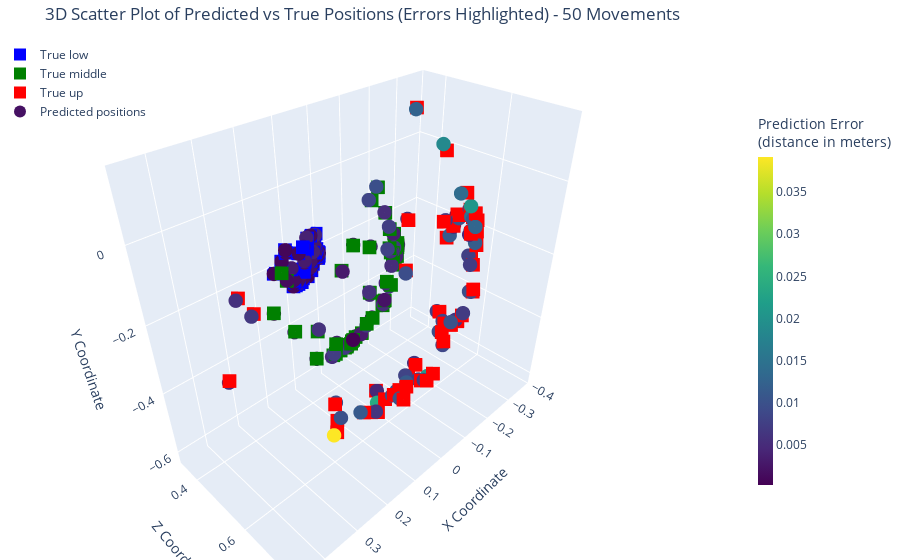

Notebook code for this chart:
### Code cell
import numpy as np
import plotly.graph_objects as go

# Assuming you already have these variables defined:
# Y_test_original, Y_pred_test_original

sections = {"low": 0, "middle": 3, "up": 6}
num_movements = 50  # Limit to 10 movements (positions)

fig = go.Figure()

# Colors for ground truth points
gt_colors = {"low": "blue", "middle": "green", "up": "red"}

all_pred_x, all_pred_y, all_pred_z, all_errors = [], [], [], []

for section_name, start_idx in sections.items():

    # True positions
    true_xyz = Y_test_original[:num_movements, start_idx:start_idx + 3]
    pred_xyz = Y_pred_test_original[:num_movements, start_idx:start_idx + 3]

    # Calculate distance errors
    errors = np.linalg.norm(true_xyz - pred_xyz, axis=1)

    all_pred_x.extend(pred_xyz[:, 0])
    all_pred_y.extend(pred_xyz[:, 1])
    all_pred_z.extend(pred_xyz[:, 2])
    all_errors.extend(errors)

    # Plot true positions
    fig.add_trace(go.Scatter3d(
        x=true_xyz[:, 0], y=true_xyz[:, 1], z=true_xyz[:, 2],
        mode='markers',
        marker=dict(size=5, color=gt_colors[section_name], symbol='square'),
        name=f'True {section_name}'
    ))

    # Add dashed lines between predicted and true points
    for j in range(num_movements):
        fig.add_trace(go.Scatter3d(
            x=[pred_xyz[j, 0], true_xyz[j, 0]],
            y=[pred_xyz[j, 1], true_xyz[j, 1]],
            z=[pred_xyz[j, 2], true_xyz[j, 2]],
            mode='lines',
            line=dict(width=1, color='gray', dash='dot'),
            showlegend=False
        ))

# Predicted points with color indicating error
fig.add_trace(go.Scatter3d(
    x=all_pred_x,
    y=all_pred_y,
    z=all_pred_z,
    mode='markers',
    marker=dict(
        size=5,
        color=all_errors,
        colorscale='Viridis',
        colorbar=dict(
            title='Prediction Error<br>(distance in meters)',
            len=0.75,
            thickness=15
        ),
        showscale=True
    ),
    name='Predicted positions'
))

# Update the layout
fig.update_layout(
    title='3D Scatter Plot of Predicted vs True Positions (Errors Highlighted) - 50 Movements',
    scene=dict(
        xaxis_title='X Coordinate',
        yaxis_title='Z Coordinate',
        zaxis_title='Y Coordinate'
    ),
    margin=dict(l=0, r=0, b=0, t=40),
    legend=dict(
        x=0,
        y=1,
        xanchor='left',
        yanchor='top',
        bgcolor="rgba(255,255,255,0.8)",
        itemsizing='constant'
    )
)

fig.show()

### Figure 1 — Plotly figure (JSON) as saved in the notebook; plotly's stock layout.template omitted (floating-point values rounded to 4 significant figures; data arrays with more than 128 entries replaced by an {"elided": "..."} marker saying what was removed)
{"data": [{"marker": {"color": "blue", "size": 5, "symbol": "square"}, "mode": "markers", "name": "True low", "type": "scatter3d", "x": [0.06227, 0.07327, 0.08124, 0.07552, 0.05298, 0.002648, 0.02649, 0.0008042, 0.03766, 0.01145, 0.06491, 0.06356, 0.1294, 0.01925, 0.006076, 0.06277, 0.04201, 0.08907, 0.02756, 0.02965, 0.09291, 0.01126, 9.074e-06, 0.06163, 0.02986, 0.0006393, 0.06677, 0.1024, 0.01112, 0.0002381, 0.07818, 0.002346, 0.02496, 0.09292, 0.01947, 0.03903, 0.1149, 0.04294, 0.07663, 0.115, 0.08169, 0.07759, 0.06986, 0.04165, 0.001795, 0.01855, 0.146, 0.04191, 0.09418, 0.03368], "y": [0.356, 0.3379, 0.346, 0.3437, 0.3566, 0.3395, 0.3506, 0.3379, 0.3408, 0.3428, 0.356, 0.3577, 0.35, 0.3441, 0.3367, 0.3445, 0.3392, 0.337, 0.349, 0.3511, 0.3481, 0.3429, 0.3375, 0.3374, 0.3479, 0.3377, 0.3553, 0.3521, 0.3426, 0.3388, 0.3529, 0.3375, 0.3376, 0.3467, 0.348, 0.3477, 0.3511, 0.3485, 0.3402, 0.3494, 0.3374, 0.3467, 0.3437, 0.3542, 0.337, 0.3445, 0.3372, 0.3514, 0.3464, 0.345], "z": [-0.2058, -0.2767, -0.2608, -0.2633, -0.1723, -0.2172, -0.1973, -0.2236, -0.155, -0.217, -0.1627, -0.2027, -0.1789, -0.1916, -0.1555, -0.2613, -0.2665, -0.2771, -0.2109, -0.1951, -0.2585, -0.1956, -0.2227, -0.2767, -0.2303, -0.2132, -0.2345, -0.2126, -0.2172, -0.2145, -0.1761, -0.229, -0.1537, -0.2533, -0.2002, -0.2459, -0.1599, -0.2396, -0.2734, -0.1529, -0.2772, -0.2558, -0.2663, -0.213, -0.211, -0.1839, -0.2122, -0.2342, -0.2519, -0.2493]}, {"line": {"color": "gray", "dash": "dot", "width": 1}, "mode": "lines", "showlegend": false, "type": "scatter3d", "x": [0.06353, 0.06227], "y": [0.3566, 0.356], "z": [-0.2072, -0.2058]}, {"line": {"color": "gray", "dash": "dot", "width": 1}, "mode": "lines", "showlegend": false, "type": "scatter3d", "x": [0.07225, 0.07327], "y": [0.3378, 0.3379], "z": [-0.277, -0.2767]}, {"line": {"color": "gray", "dash": "dot", "width": 1}, "mode": "lines", "showlegend": false, "type": "scatter3d", "x": [0.08309, 0.08124], "y": [0.3471, 0.346], "z": [-0.26, -0.2608]}, {"line": {"color": "gray", "dash": "dot", "width": 1}, "mode": "lines", "showlegend": false, "type": "scatter3d", "x": [0.07656, 0.07552], "y": [0.3438, 0.3437], "z": [-0.2648, -0.2633]}, {"line": {"color": "gray", "dash": "dot", "width": 1}, "mode": "lines", "showlegend": false, "type": "scatter3d", "x": [0.05104, 0.05298], "y": [0.3556, 0.3566], "z": [-0.1732, -0.1723]}, {"line": {"color": "gray", "dash": "dot", "width": 1}, "mode": "lines", "showlegend": false, "type": "scatter3d", "x": [0.00387, 0.002648], "y": [0.3413, 0.3395], "z": [-0.2157, -0.2172]}, {"line": {"color": "gray", "dash": "dot", "width": 1}, "mode": "lines", "showlegend": false, "type": "scatter3d", "x": [0.02747, 0.02649], "y": [0.3516, 0.3506], "z": [-0.1952, -0.1973]}, {"line": {"color": "gray", "dash": "dot", "width": 1}, "mode": "lines", "showlegend": false, "type": "scatter3d", "x": [0.002505, 0.0008042], "y": [0.3393, 0.3379], "z": [-0.2225, -0.2236]}, {"line": {"color": "gray", "dash": "dot", "width": 1}, "mode": "lines", "showlegend": false, "type": "scatter3d", "x": [0.04007, 0.03766], "y": [0.3411, 0.3408], "z": [-0.1519, -0.155]}, {"line": {"color": "gray", "dash": "dot", "width": 1}, "mode": "lines", "showlegend": false, "type": "scatter3d", "x": [0.01238, 0.01145], "y": [0.3435, 0.3428], "z": [-0.216, -0.217]}, {"line": {"color": "gray", "dash": "dot", "width": 1}, "mode": "lines", "showlegend": false, "type": "scatter3d", "x": [0.06319, 0.06491], "y": [0.3552, 0.356], "z": [-0.1629, -0.1627]}, {"line": {"color": "gray", "dash": "dot", "width": 1}, "mode": "lines", "showlegend": false, "type": "scatter3d", "x": [0.06545, 0.06356], "y": [0.3593, 0.3577], "z": [-0.2008, -0.2027]}, {"line": {"color": "gray", "dash": "dot", "width": 1}, "mode": "lines", "showlegend": false, "type": "scatter3d", "x": [0.1292, 0.1294], "y": [0.3507, 0.35], "z": [-0.1789, -0.1789]}, {"line": {"color": "gray", "dash": "dot", "width": 1}, "mode": "lines", "showlegend": false, "type": "scatter3d", "x": [0.02264, 0.01925], "y": [0.3452, 0.3441], "z": [-0.191, -0.1916]}, {"line": {"color": "gray", "dash": "dot", "width": 1}, "mode": "lines", "showlegend": false, "type": "scatter3d", "x": [0.009635, 0.006076], "y": [0.3377, 0.3367], "z": [-0.1578, -0.1555]}, {"line": {"color": "gray", "dash": "dot", "width": 1}, "mode": "lines", "showlegend": false, "type": "scatter3d", "x": [0.06308, 0.06277], "y": [0.3448, 0.3445], "z": [-0.2601, -0.2613]}, {"line": {"color": "gray", "dash": "dot", "width": 1}, "mode": "lines", "showlegend": false, "type": "scatter3d", "x": [0.04238, 0.04201], "y": [0.3391, 0.3392], "z": [-0.2665, -0.2665]}, {"line": {"color": "gray", "dash": "dot", "width": 1}, "mode": "lines", "showlegend": false, "type": "scatter3d", "x": [0.08906, 0.08907], "y": [0.3375, 0.337], "z": [-0.2765, -0.2771]}, {"line": {"color": "gray", "dash": "dot", "width": 1}, "mode": "lines", "showlegend": false, "type": "scatter3d", "x": [0.0282, 0.02756], "y": [0.3496, 0.349], "z": [-0.2109, -0.2109]}, {"line": {"color": "gray", "dash": "dot", "width": 1}, "mode": "lines", "showlegend": false, "type": "scatter3d", "x": [0.03107, 0.02965], "y": [0.3526, 0.3511], "z": [-0.1919, -0.1951]}, {"line": {"color": "gray", "dash": "dot", "width": 1}, "mode": "lines", "showlegend": false, "type": "scatter3d", "x": [0.09364, 0.09291], "y": [0.3473, 0.3481], "z": [-0.2584, -0.2585]}, {"line": {"color": "gray", "dash": "dot", "width": 1}, "mode": "lines", "showlegend": false, "type": "scatter3d", "x": [0.01295, 0.01126], "y": [0.3437, 0.3429], "z": [-0.1945, -0.1956]}, {"line": {"color": "gray", "dash": "dot", "width": 1}, "mode": "lines", "showlegend": false, "type": "scatter3d", "x": [0.002216, 9.074e-06], "y": [0.3393, 0.3375], "z": [-0.2213, -0.2227]}, {"line": {"color": "gray", "dash": "dot", "width": 1}, "mode": "lines", "showlegend": false, "type": "scatter3d", "x": [0.06144, 0.06163], "y": [0.3379, 0.3374], "z": [-0.2762, -0.2767]}, {"line": {"color": "gray", "dash": "dot", "width": 1}, "mode": "lines", "showlegend": false, "type": "scatter3d", "x": [0.03085, 0.02986], "y": [0.3475, 0.3479], "z": [-0.23, -0.2303]}, {"line": {"color": "gray", "dash": "dot", "width": 1}, "mode": "lines", "showlegend": false, "type": "scatter3d", "x": [0.0007393, 0.0006393], "y": [0.3381, 0.3377], "z": [-0.213, -0.2132]}, {"line": {"color": "gray", "dash": "dot", "width": 1}, "mode": "lines", "showlegend": false, "type": "scatter3d", "x": [0.06652, 0.06677], "y": [0.3548, 0.3553], "z": [-0.2368, -0.2345]}, {"line": {"color": "gray", "dash": "dot", "width": 1}, "mode": "lines", "showlegend": false, "type": "scatter3d", "x": [0.102, 0.1024], "y": [0.3519, 0.3521], "z": [-0.2097, -0.2126]}, {"line": {"color": "gray", "dash": "dot", "width": 1}, "mode": "lines", "showlegend": false, "type": "scatter3d", "x": [0.0116, 0.01112], "y": [0.3434, 0.3426], "z": [-0.2173, -0.2172]}, {"line": {"color": "gray", "dash": "dot", "width": 1}, "mode": "lines", "showlegend": false, "type": "scatter3d", "x": [0.001161, 0.0002381], "y": [0.3399, 0.3388], "z": [-0.2142, -0.2145]}, {"line": {"color": "gray", "dash": "dot", "width": 1}, "mode": "lines", "showlegend": false, "type": "scatter3d", "x": [0.07798, 0.07818], "y": [0.3537, 0.3529], "z": [-0.1767, -0.1761]}, {"line": {"color": "gray", "dash": "dot", "width": 1}, "mode": "lines", "showlegend": false, "type": "scatter3d", "x": [0.004741, 0.002346], "y": [0.3389, 0.3375], "z": [-0.2281, -0.229]}, {"line": {"color": "gray", "dash": "dot", "width": 1}, "mode": "lines", "showlegend": false, "type": "scatter3d", "x": [0.02527, 0.02496], "y": [0.3388, 0.3376], "z": [-0.153, -0.1537]}, {"line": {"color": "gray", "dash": "dot", "width": 1}, "mode": "lines", "showlegend": false, "type": "scatter3d", "x": [0.09224, 0.09292], "y": [0.3471, 0.3467], "z": [-0.2523, -0.2533]}, {"line": {"color": "gray", "dash": "dot", "width": 1}, "mode": "lines", "showlegend": false, "type": "scatter3d", "x": [0.02116, 0.01947], "y": [0.3492, 0.348], "z": [-0.1983, -0.2002]}, {"line": {"color": "gray", "dash": "dot", "width": 1}, "mode": "lines", "showlegend": false, "type": "scatter3d", "x": [0.03913, 0.03903], "y": [0.3485, 0.3477], "z": [-0.2453, -0.2459]}, {"line": {"color": "gray", "dash": "dot", "width": 1}, "mode": "lines", "showlegend": false, "type": "scatter3d", "x": [0.1148, 0.1149], "y": [0.3517, 0.3511], "z": [-0.1591, -0.1599]}, {"line": {"color": "gray", "dash": "dot", "width": 1}, "mode": "lines", "showlegend": false, "type": "scatter3d", "x": [0.04335, 0.04294], "y": [0.349, 0.3485], "z": [-0.2395, -0.2396]}, {"line": {"color": "gray", "dash": "dot", "width": 1}, "mode": "lines", "showlegend": false, "type": "scatter3d", "x": [0.07813, 0.07663], "y": [0.342, 0.3402], "z": [-0.2714, -0.2734]}, {"line": {"color": "gray", "dash": "dot", "width": 1}, "mode": "lines", "showlegend": false, "type": "scatter3d", "x": [0.1149, 0.115], "y": [0.3502, 0.3494], "z": [-0.1529, -0.1529]}, {"line": {"color": "gray", "dash": "dot", "width": 1}, "mode": "lines", "showlegend": false, "type": "scatter3d", "x": [0.08035, 0.08169], "y": [0.337, 0.3374], "z": [-0.2782, -0.2772]}, {"line": {"color": "gray", "dash": "dot", "width": 1}, "mode": "lines", "showlegend": false, "type": "scatter3d", "x": [0.07796, 0.07759], "y": [0.3472, 0.3467], "z": [-0.254, -0.2558]}, {"line": {"color": "gray", "dash": "dot", "width": 1}, "mode": "lines", "showlegend": false, "type": "scatter3d", "x": [0.06923, 0.06986], "y": [0.3436, 0.3437], "z": [-0.2657, -0.2663]}, {"line": {"color": "gray", "dash": "dot", "width": 1}, "mode": "lines", "showlegend": false, "type": "scatter3d", "x": [0.04358, 0.04165], "y": [0.3555, 0.3542], "z": [-0.2127, -0.213]}, {"line": {"color": "gray", "dash": "dot", "width": 1}, "mode": "lines", "showlegend": false, "type": "scatter3d", "x": [0.001243, 0.001795], "y": [0.3372, 0.337], "z": [-0.21, -0.211]}, {"line": {"color": "gray", "dash": "dot", "width": 1}, "mode": "lines", "showlegend": false, "type": "scatter3d", "x": [0.01985, 0.01855], "y": [0.3456, 0.3445], "z": [-0.1817, -0.1839]}, {"line": {"color": "gray", "dash": "dot", "width": 1}, "mode": "lines", "showlegend": false, "type": "scatter3d", "x": [0.146, 0.146], "y": [0.3375, 0.3372], "z": [-0.2125, -0.2122]}, {"line": {"color": "gray", "dash": "dot", "width": 1}, "mode": "lines", "showlegend": false, "type": "scatter3d", "x": [0.04315, 0.04191], "y": [0.3526, 0.3514], "z": [-0.233, -0.2342]}, {"line": {"color": "gray", "dash": "dot", "width": 1}, "mode": "lines", "showlegend": false, "type": "scatter3d", "x": [0.09434, 0.09418], "y": [0.3471, 0.3464], "z": [-0.2506, -0.2519]}, {"line": {"color": "gray", "dash": "dot", "width": 1}, "mode": "lines", "showlegend": false, "type": "scatter3d", "x": [0.03454, 0.03368], "y": [0.3457, 0.345], "z": [-0.2489, -0.2493]}, {"marker": {"color": "green", "size": 5, "symbol": "square"}, "mode": "markers", "name": "True middle", "type": "scatter3d", "x": [0.04017, 0.02421, 0.05772, 0.06109, 0.02609, -0.1518, -0.07544, -0.162, -0.04942, -0.1299, 0.07306, 0.0421, 0.2717, -0.061, -0.1016, 0.002408, -0.06163, 0.07312, -0.07817, -0.06247, 0.0907, -0.1136, -0.1637, -0.008028, -0.08133, -0.1542, 0.03046, 0.1839, -0.1303, -0.1596, 0.1154, -0.1635, -0.07641, 0.128, -0.09867, -0.06667, 0.2368, -0.04761, 0.03928, 0.2412, 0.05003, 0.0441, 0.06513, -0.03558, -0.1567, -0.08409, 0.2345, -0.0497, 0.158, -0.08625], "y": [0.5643, 0.4651, 0.4996, 0.5193, 0.5489, 0.4746, 0.5287, 0.4632, 0.4807, 0.4935, 0.5446, 0.5661, 0.502, 0.5305, 0.4505, 0.4984, 0.4742, 0.4634, 0.5272, 0.5334, 0.4935, 0.4965, 0.4617, 0.4636, 0.5198, 0.4719, 0.5443, 0.5399, 0.4934, 0.4679, 0.5508, 0.4564, 0.4995, 0.5382, 0.5138, 0.5056, 0.5112, 0.5228, 0.4724, 0.5015, 0.4665, 0.5042, 0.5312, 0.5476, 0.4697, 0.5084, 0.5229, 0.5284, 0.4987, 0.4904], "z": [-0.2098, -0.4335, -0.4002, -0.3771, -0.09922, -0.2038, -0.1655, -0.2295, -0.03215, -0.2129, -0.0767, -0.2074, -0.1812, -0.1452, -0.02622, -0.3879, -0.3852, -0.4419, -0.2014, -0.1569, -0.4084, -0.14, -0.2271, -0.4264, -0.2663, -0.1928, -0.3174, -0.2589, -0.2124, -0.2035, -0.1205, -0.2519, -0.06728, -0.3292, -0.1658, -0.3303, -0.1092, -0.3101, -0.4303, -0.09248, -0.4374, -0.3873, -0.3559, -0.222, -0.202, -0.1108, -0.2404, -0.2946, -0.3805, -0.3347]}, {"line": {"color": "gray", "dash": "dot", "width": 1}, "mode": "lines", "showlegend": false, "type": "scatter3d", "x": [0.04132, 0.04017], "y": [0.5649, 0.5643], "z": [-0.2144, -0.2098]}, {"line": {"color": "gray", "dash": "dot", "width": 1}, "mode": "lines", "showlegend": false, "type": "scatter3d", "x": [0.02177, 0.02421], "y": [0.4642, 0.4651], "z": [-0.4323, -0.4335]}, {"line": {"color": "gray", "dash": "dot", "width": 1}, "mode": "lines", "showlegend": false, "type": "scatter3d", "x": [0.06433, 0.05772], "y": [0.4976, 0.4996], "z": [-0.401, -0.4002]}, {"line": {"color": "gray", "dash": "dot", "width": 1}, "mode": "lines", "showlegend": false, "type": "scatter3d", "x": [0.06367, 0.06109], "y": [0.5164, 0.5193], "z": [-0.38, -0.3771]}, {"line": {"color": "gray", "dash": "dot", "width": 1}, "mode": "lines", "showlegend": false, "type": "scatter3d", "x": [0.02233, 0.02609], "y": [0.5484, 0.5489], "z": [-0.09892, -0.09922]}, {"line": {"color": "gray", "dash": "dot", "width": 1}, "mode": "lines", "showlegend": false, "type": "scatter3d", "x": [-0.1503, -0.1518], "y": [0.4765, 0.4746], "z": [-0.2046, -0.2038]}, {"line": {"color": "gray", "dash": "dot", "width": 1}, "mode": "lines", "showlegend": false, "type": "scatter3d", "x": [-0.07334, -0.07544], "y": [0.5293, 0.5287], "z": [-0.1608, -0.1655]}, {"line": {"color": "gray", "dash": "dot", "width": 1}, "mode": "lines", "showlegend": false, "type": "scatter3d", "x": [-0.1586, -0.162], "y": [0.4658, 0.4632], "z": [-0.226, -0.2295]}, {"line": {"color": "gray", "dash": "dot", "width": 1}, "mode": "lines", "showlegend": false, "type": "scatter3d", "x": [-0.04187, -0.04942], "y": [0.4788, 0.4807], "z": [-0.02929, -0.03215]}, {"line": {"color": "gray", "dash": "dot", "width": 1}, "mode": "lines", "showlegend": false, "type": "scatter3d", "x": [-0.1275, -0.1299], "y": [0.493, 0.4935], "z": [-0.2103, -0.2129]}, {"line": {"color": "gray", "dash": "dot", "width": 1}, "mode": "lines", "showlegend": false, "type": "scatter3d", "x": [0.07124, 0.07306], "y": [0.5427, 0.5446], "z": [-0.07661, -0.0767]}, {"line": {"color": "gray", "dash": "dot", "width": 1}, "mode": "lines", "showlegend": false, "type": "scatter3d", "x": [0.04586, 0.0421], "y": [0.5681, 0.5661], "z": [-0.2038, -0.2074]}, {"line": {"color": "gray", "dash": "dot", "width": 1}, "mode": "lines", "showlegend": false, "type": "scatter3d", "x": [0.2717, 0.2717], "y": [0.5019, 0.502], "z": [-0.182, -0.1812]}, {"line": {"color": "gray", "dash": "dot", "width": 1}, "mode": "lines", "showlegend": false, "type": "scatter3d", "x": [-0.05321, -0.061], "y": [0.5312, 0.5305], "z": [-0.1452, -0.1452]}, {"line": {"color": "gray", "dash": "dot", "width": 1}, "mode": "lines", "showlegend": false, "type": "scatter3d", "x": [-0.09359, -0.1016], "y": [0.4526, 0.4505], "z": [-0.02111, -0.02622]}, {"line": {"color": "gray", "dash": "dot", "width": 1}, "mode": "lines", "showlegend": false, "type": "scatter3d", "x": [0.005281, 0.002408], "y": [0.4983, 0.4984], "z": [-0.3894, -0.3879]}, {"line": {"color": "gray", "dash": "dot", "width": 1}, "mode": "lines", "showlegend": false, "type": "scatter3d", "x": [-0.06231, -0.06163], "y": [0.4716, 0.4742], "z": [-0.3857, -0.3852]}, {"line": {"color": "gray", "dash": "dot", "width": 1}, "mode": "lines", "showlegend": false, "type": "scatter3d", "x": [0.07795, 0.07312], "y": [0.4638, 0.4634], "z": [-0.4438, -0.4419]}, {"line": {"color": "gray", "dash": "dot", "width": 1}, "mode": "lines", "showlegend": false, "type": "scatter3d", "x": [-0.07309, -0.07817], "y": [0.5275, 0.5272], "z": [-0.2018, -0.2014]}, {"line": {"color": "gray", "dash": "dot", "width": 1}, "mode": "lines", "showlegend": false, "type": "scatter3d", "x": [-0.06, -0.06247], "y": [0.5347, 0.5334], "z": [-0.1521, -0.1569]}, {"line": {"color": "gray", "dash": "dot", "width": 1}, "mode": "lines", "showlegend": false, "type": "scatter3d", "x": [0.09694, 0.0907], "y": [0.4939, 0.4935], "z": [-0.4045, -0.4084]}, {"line": {"color": "gray", "dash": "dot", "width": 1}, "mode": "lines", "showlegend": false, "type": "scatter3d", "x": [-0.1105, -0.1136], "y": [0.4967, 0.4965], "z": [-0.1386, -0.14]}, {"line": {"color": "gray", "dash": "dot", "width": 1}, "mode": "lines", "showlegend": false, "type": "scatter3d", "x": [-0.159, -0.1637], "y": [0.4655, 0.4617], "z": [-0.2226, -0.2271]}, {"line": {"color": "gray", "dash": "dot", "width": 1}, "mode": "lines", "showlegend": false, "type": "scatter3d", "x": [-0.009859, -0.008028], "y": [0.4628, 0.4636], "z": [-0.4252, -0.4264]}, {"line": {"color": "gray", "dash": "dot", "width": 1}, "mode": "lines", "showlegend": false, "type": "scatter3d", "x": [-0.07733, -0.08133], "y": [0.517, 0.5198], "z": [-0.2703, -0.2663]}, {"line": {"color": "gray", "dash": "dot", "width": 1}, "mode": "lines", "showlegend": false, "type": "scatter3d", "x": [-0.1559, -0.1542], "y": [0.4709, 0.4719], "z": [-0.1928, -0.1928]}, {"line": {"color": "gray", "dash": "dot", "width": 1}, "mode": "lines", "showlegend": false, "type": "scatter3d", "x": [0.02945, 0.03046], "y": [0.5428, 0.5443], "z": [-0.3238, -0.3174]}, {"line": {"color": "gray", "dash": "dot", "width": 1}, "mode": "lines", "showlegend": false, "type": "scatter3d", "x": [0.1813, 0.1839], "y": [0.5411, 0.5399], "z": [-0.2538, -0.2589]}, {"line": {"color": "gray", "dash": "dot", "width": 1}, "mode": "lines", "showlegend": false, "type": "scatter3d", "x": [-0.1266, -0.1303], "y": [0.4937, 0.4934], "z": [-0.2116, -0.2124]}, {"line": {"color": "gray", "dash": "dot", "width": 1}, "mode": "lines", "showlegend": false, "type": "scatter3d", "x": [-0.1558, -0.1596], "y": [0.4694, 0.4679], "z": [-0.1998, -0.2035]}, {"line": {"color": "gray", "dash": "dot", "width": 1}, "mode": "lines", "showlegend": false, "type": "scatter3d", "x": [0.1149, 0.1154], "y": [0.5533, 0.5508], "z": [-0.1222, -0.1205]}, {"line": {"color": "gray", "dash": "dot", "width": 1}, "mode": "lines", "showlegend": false, "type": "scatter3d", "x": [-0.1603, -0.1635], "y": [0.4608, 0.4564], "z": [-0.2466, -0.2519]}, {"line": {"color": "gray", "dash": "dot", "width": 1}, "mode": "lines", "showlegend": false, "type": "scatter3d", "x": [-0.07259, -0.07641], "y": [0.501, 0.4995], "z": [-0.06409, -0.06728]}, {"line": {"color": "gray", "dash": "dot", "width": 1}, "mode": "lines", "showlegend": false, "type": "scatter3d", "x": [0.1253, 0.128], "y": [0.538, 0.5382], "z": [-0.3269, -0.3292]}, {"line": {"color": "gray", "dash": "dot", "width": 1}, "mode": "lines", "showlegend": false, "type": "scatter3d", "x": [-0.09332, -0.09867], "y": [0.5161, 0.5138], "z": [-0.163, -0.1658]}, {"line": {"color": "gray", "dash": "dot", "width": 1}, "mode": "lines", "showlegend": false, "type": "scatter3d", "x": [-0.06787, -0.06667], "y": [0.5055, 0.5056], "z": [-0.3289, -0.3303]}, {"line": {"color": "gray", "dash": "dot", "width": 1}, "mode": "lines", "showlegend": false, "type": "scatter3d", "x": [0.2368, 0.2368], "y": [0.512, 0.5112], "z": [-0.1079, -0.1092]}, {"line": {"color": "gray", "dash": "dot", "width": 1}, "mode": "lines", "showlegend": false, "type": "scatter3d", "x": [-0.04685, -0.04761], "y": [0.5259, 0.5228], "z": [-0.306, -0.3101]}, {"line": {"color": "gray", "dash": "dot", "width": 1}, "mode": "lines", "showlegend": false, "type": "scatter3d", "x": [0.03927, 0.03928], "y": [0.475, 0.4724], "z": [-0.4277, -0.4303]}, {"line": {"color": "gray", "dash": "dot", "width": 1}, "mode": "lines", "showlegend": false, "type": "scatter3d", "x": [0.2402, 0.2412], "y": [0.5015, 0.5015], "z": [-0.09259, -0.09248]}, {"line": {"color": "gray", "dash": "dot", "width": 1}, "mode": "lines", "showlegend": false, "type": "scatter3d", "x": [0.04711, 0.05003], "y": [0.4635, 0.4665], "z": [-0.4403, -0.4374]}, {"line": {"color": "gray", "dash": "dot", "width": 1}, "mode": "lines", "showlegend": false, "type": "scatter3d", "x": [0.04219, 0.0441], "y": [0.5039, 0.5042], "z": [-0.3872, -0.3873]}, {"line": {"color": "gray", "dash": "dot", "width": 1}, "mode": "lines", "showlegend": false, "type": "scatter3d", "x": [0.0651, 0.06513], "y": [0.5311, 0.5312], "z": [-0.3557, -0.3559]}, {"line": {"color": "gray", "dash": "dot", "width": 1}, "mode": "lines", "showlegend": false, "type": "scatter3d", "x": [-0.03283, -0.03558], "y": [0.5466, 0.5476], "z": [-0.2255, -0.222]}, {"line": {"color": "gray", "dash": "dot", "width": 1}, "mode": "lines", "showlegend": false, "type": "scatter3d", "x": [-0.1609, -0.1567], "y": [0.468, 0.4697], "z": [-0.2019, -0.202]}, {"line": {"color": "gray", "dash": "dot", "width": 1}, "mode": "lines", "showlegend": false, "type": "scatter3d", "x": [-0.08193, -0.08409], "y": [0.5078, 0.5084], "z": [-0.1037, -0.1108]}, {"line": {"color": "gray", "dash": "dot", "width": 1}, "mode": "lines", "showlegend": false, "type": "scatter3d", "x": [0.2347, 0.2345], "y": [0.5206, 0.5229], "z": [-0.2432, -0.2404]}, {"line": {"color": "gray", "dash": "dot", "width": 1}, "mode": "lines", "showlegend": false, "type": "scatter3d", "x": [-0.04851, -0.0497], "y": [0.5287, 0.5284], "z": [-0.2927, -0.2946]}, {"line": {"color": "gray", "dash": "dot", "width": 1}, "mode": "lines", "showlegend": false, "type": "scatter3d", "x": [0.1568, 0.158], "y": [0.4965, 0.4987], "z": [-0.3828, -0.3805]}, {"line": {"color": "gray", "dash": "dot", "width": 1}, "mode": "lines", "showlegend": false, "type": "scatter3d", "x": [-0.08477, -0.08625], "y": [0.4886, 0.4904], "z": [-0.3344, -0.3347]}, {"marker": {"color": "red", "size": 5, "symbol": "square"}, "mode": "markers", "name": "True up", "type": "scatter3d", "x": [0.006312, -0.1009, -0.01029, -0.003513, -0.01877, -0.3522, -0.23, -0.3676, -0.2088, -0.2928, 0.08049, -0.007267, 0.4536, -0.1349, -0.2184, -0.0781, -0.2146, 0.02207, -0.2376, -0.2047, 0.05111, -0.2585, -0.3695, -0.1438, -0.2166, -0.3182, -0.04888, 0.2674, -0.3034, -0.3625, 0.1168, -0.3702, -0.1626, 0.1014, -0.2704, -0.2285, 0.3991, -0.1876, -0.04372, 0.4104, -0.05434, -0.02464, 0.01053, -0.1658, -0.3361, -0.2143, 0.2928, -0.1978, 0.1555, -0.262], "y": [0.7626, 0.5756, 0.574, 0.6454, 0.7181, 0.5164, 0.6602, 0.4893, 0.5672, 0.6215, 0.7083, 0.7692, 0.594, 0.7234, 0.4622, 0.6393, 0.5934, 0.5791, 0.6383, 0.675, 0.5552, 0.6391, 0.486, 0.5643, 0.6769, 0.574, 0.6994, 0.6913, 0.6018, 0.5024, 0.7389, 0.4668, 0.668, 0.7415, 0.6167, 0.5889, 0.6237, 0.6721, 0.5074, 0.596, 0.5859, 0.5923, 0.727, 0.7114, 0.5748, 0.6616, 0.7154, 0.6529, 0.561, 0.544], "z": [-0.262, -0.554, -0.5814, -0.529, 0.01322, -0.1692, -0.1156, -0.2186, 0.06972, -0.1952, 0.05056, -0.2194, -0.2002, -0.1398, 0.1426, -0.5146, -0.4524, -0.6041, -0.133, -0.09879, -0.6014, -0.1033, -0.2154, -0.5461, -0.2767, -0.1192, -0.4332, -0.3734, -0.2425, -0.1756, -0.03442, -0.2659, 0.01264, -0.3503, -0.108, -0.4319, -0.05253, -0.3391, -0.6167, -0.02604, -0.5685, -0.5623, -0.4006, -0.2288, -0.1926, -0.05963, -0.2899, -0.3737, -0.5942, -0.4323]}, {"line": {"color": "gray", "dash": "dot", "width": 1}, "mode": "lines", "showlegend": false, "type": "scatter3d", "x": [0.009072, 0.006312], "y": [0.7634, 0.7626], "z": [-0.2701, -0.262]}, {"line": {"color": "gray", "dash": "dot", "width": 1}, "mode": "lines", "showlegend": false, "type": "scatter3d", "x": [-0.09543, -0.1009], "y": [0.5699, 0.5756], "z": [-0.552, -0.554]}, {"line": {"color": "gray", "dash": "dot", "width": 1}, "mode": "lines", "showlegend": false, "type": "scatter3d", "x": [0.007795, -0.01029], "y": [0.5615, 0.574], "z": [-0.5907, -0.5814]}, {"line": {"color": "gray", "dash": "dot", "width": 1}, "mode": "lines", "showlegend": false, "type": "scatter3d", "x": [-0.000586, -0.003513], "y": [0.635, 0.6454], "z": [-0.5299, -0.529]}, {"line": {"color": "gray", "dash": "dot", "width": 1}, "mode": "lines", "showlegend": false, "type": "scatter3d", "x": [-0.02551, -0.01877], "y": [0.7173, 0.7181], "z": [0.01389, 0.01322]}, {"line": {"color": "gray", "dash": "dot", "width": 1}, "mode": "lines", "showlegend": false, "type": "scatter3d", "x": [-0.3536, -0.3522], "y": [0.5151, 0.5164], "z": [-0.1795, -0.1692]}, {"line": {"color": "gray", "dash": "dot", "width": 1}, "mode": "lines", "showlegend": false, "type": "scatter3d", "x": [-0.2253, -0.23], "y": [0.6582, 0.6602], "z": [-0.1021, -0.1156]}, {"line": {"color": "gray", "dash": "dot", "width": 1}, "mode": "lines", "showlegend": false, "type": "scatter3d", "x": [-0.3701, -0.3676], "y": [0.4879, 0.4893], "z": [-0.2224, -0.2186]}, {"line": {"color": "gray", "dash": "dot", "width": 1}, "mode": "lines", "showlegend": false, "type": "scatter3d", "x": [-0.2009, -0.2088], "y": [0.562, 0.5672], "z": [0.08572, 0.06972]}, {"line": {"color": "gray", "dash": "dot", "width": 1}, "mode": "lines", "showlegend": false, "type": "scatter3d", "x": [-0.2862, -0.2928], "y": [0.621, 0.6215], "z": [-0.1857, -0.1952]}, {"line": {"color": "gray", "dash": "dot", "width": 1}, "mode": "lines", "showlegend": false, "type": "scatter3d", "x": [0.07713, 0.08049], "y": [0.7027, 0.7083], "z": [0.04988, 0.05056]}, {"line": {"color": "gray", "dash": "dot", "width": 1}, "mode": "lines", "showlegend": false, "type": "scatter3d", "x": [-0.004305, -0.007267], "y": [0.7697, 0.7692], "z": [-0.2096, -0.2194]}, {"line": {"color": "gray", "dash": "dot", "width": 1}, "mode": "lines", "showlegend": false, "type": "scatter3d", "x": [0.454, 0.4536], "y": [0.5921, 0.594], "z": [-0.2051, -0.2002]}, {"line": {"color": "gray", "dash": "dot", "width": 1}, "mode": "lines", "showlegend": false, "type": "scatter3d", "x": [-0.1288, -0.1349], "y": [0.7196, 0.7234], "z": [-0.1388, -0.1398]}, {"line": {"color": "gray", "dash": "dot", "width": 1}, "mode": "lines", "showlegend": false, "type": "scatter3d", "x": [-0.208, -0.2184], "y": [0.4689, 0.4622], "z": [0.1429, 0.1426]}, {"line": {"color": "gray", "dash": "dot", "width": 1}, "mode": "lines", "showlegend": false, "type": "scatter3d", "x": [-0.07457, -0.0781], "y": [0.6327, 0.6393], "z": [-0.513, -0.5146]}, {"line": {"color": "gray", "dash": "dot", "width": 1}, "mode": "lines", "showlegend": false, "type": "scatter3d", "x": [-0.2132, -0.2146], "y": [0.5842, 0.5934], "z": [-0.4546, -0.4524]}, {"line": {"color": "gray", "dash": "dot", "width": 1}, "mode": "lines", "showlegend": false, "type": "scatter3d", "x": [0.02599, 0.02207], "y": [0.5748, 0.5791], "z": [-0.602, -0.6041]}, {"line": {"color": "gray", "dash": "dot", "width": 1}, "mode": "lines", "showlegend": false, "type": "scatter3d", "x": [-0.2342, -0.2376], "y": [0.636, 0.6383], "z": [-0.1352, -0.133]}, {"line": {"color": "gray", "dash": "dot", "width": 1}, "mode": "lines", "showlegend": false, "type": "scatter3d", "x": [-0.2013, -0.2047], "y": [0.6734, 0.675], "z": [-0.08639, -0.09879]}, {"line": {"color": "gray", "dash": "dot", "width": 1}, "mode": "lines", "showlegend": false, "type": "scatter3d", "x": [0.06054, 0.05111], "y": [0.5509, 0.5552], "z": [-0.5974, -0.6014]}, {"line": {"color": "gray", "dash": "dot", "width": 1}, "mode": "lines", "showlegend": false, "type": "scatter3d", "x": [-0.2524, -0.2585], "y": [0.6299, 0.6391], "z": [-0.1016, -0.1033]}, {"line": {"color": "gray", "dash": "dot", "width": 1}, "mode": "lines", "showlegend": false, "type": "scatter3d", "x": [-0.3713, -0.3695], "y": [0.4876, 0.486], "z": [-0.2175, -0.2154]}, {"line": {"color": "gray", "dash": "dot", "width": 1}, "mode": "lines", "showlegend": false, "type": "scatter3d", "x": [-0.1446, -0.1438], "y": [0.5588, 0.5643], "z": [-0.5433, -0.5461]}, {"line": {"color": "gray", "dash": "dot", "width": 1}, "mode": "lines", "showlegend": false, "type": "scatter3d", "x": [-0.2128, -0.2166], "y": [0.6686, 0.6769], "z": [-0.2784, -0.2767]}, {"line": {"color": "gray", "dash": "dot", "width": 1}, "mode": "lines", "showlegend": false, "type": "scatter3d", "x": [-0.3229, -0.3182], "y": [0.5679, 0.574], "z": [-0.1202, -0.1192]}, {"line": {"color": "gray", "dash": "dot", "width": 1}, "mode": "lines", "showlegend": false, "type": "scatter3d", "x": [-0.04511, -0.04888], "y": [0.6849, 0.6994], "z": [-0.4483, -0.4332]}, {"line": {"color": "gray", "dash": "dot", "width": 1}, "mode": "lines", "showlegend": false, "type": "scatter3d", "x": [0.2596, 0.2674], "y": [0.6946, 0.6913], "z": [-0.3682, -0.3734]}, {"line": {"color": "gray", "dash": "dot", "width": 1}, "mode": "lines", "showlegend": false, "type": "scatter3d", "x": [-0.2984, -0.3034], "y": [0.5967, 0.6018], "z": [-0.2396, -0.2425]}, {"line": {"color": "gray", "dash": "dot", "width": 1}, "mode": "lines", "showlegend": false, "type": "scatter3d", "x": [-0.3621, -0.3625], "y": [0.5003, 0.5024], "z": [-0.1774, -0.1756]}, {"line": {"color": "gray", "dash": "dot", "width": 1}, "mode": "lines", "showlegend": false, "type": "scatter3d", "x": [0.1241, 0.1168], "y": [0.7448, 0.7389], "z": [-0.03532, -0.03442]}, {"line": {"color": "gray", "dash": "dot", "width": 1}, "mode": "lines", "showlegend": false, "type": "scatter3d", "x": [-0.3754, -0.3702], "y": [0.473, 0.4668], "z": [-0.2579, -0.2659]}, {"line": {"color": "gray", "dash": "dot", "width": 1}, "mode": "lines", "showlegend": false, "type": "scatter3d", "x": [-0.1519, -0.1626], "y": [0.6592, 0.668], "z": [0.01148, 0.01264]}, {"line": {"color": "gray", "dash": "dot", "width": 1}, "mode": "lines", "showlegend": false, "type": "scatter3d", "x": [0.09335, 0.1014], "y": [0.7338, 0.7415], "z": [-0.3477, -0.3503]}, {"line": {"color": "gray", "dash": "dot", "width": 1}, "mode": "lines", "showlegend": false, "type": "scatter3d", "x": [-0.258, -0.2704], "y": [0.62, 0.6167], "z": [-0.1002, -0.108]}, {"line": {"color": "gray", "dash": "dot", "width": 1}, "mode": "lines", "showlegend": false, "type": "scatter3d", "x": [-0.2306, -0.2285], "y": [0.5814, 0.5889], "z": [-0.4287, -0.4319]}, {"line": {"color": "gray", "dash": "dot", "width": 1}, "mode": "lines", "showlegend": false, "type": "scatter3d", "x": [0.4052, 0.3991], "y": [0.6243, 0.6237], "z": [-0.05491, -0.05253]}, {"line": {"color": "gray", "dash": "dot", "width": 1}, "mode": "lines", "showlegend": false, "type": "scatter3d", "x": [-0.1899, -0.1876], "y": [0.673, 0.6721], "z": [-0.3324, -0.3391]}, {"line": {"color": "gray", "dash": "dot", "width": 1}, "mode": "lines", "showlegend": false, "type": "scatter3d", "x": [-0.04293, -0.04372], "y": [0.5114, 0.5074], "z": [-0.6148, -0.6167]}, {"line": {"color": "gray", "dash": "dot", "width": 1}, "mode": "lines", "showlegend": false, "type": "scatter3d", "x": [0.4155, 0.4104], "y": [0.5958, 0.596], "z": [-0.02874, -0.02604]}, {"line": {"color": "gray", "dash": "dot", "width": 1}, "mode": "lines", "showlegend": false, "type": "scatter3d", "x": [-0.05127, -0.05434], "y": [0.5787, 0.5859], "z": [-0.5746, -0.5685]}, {"line": {"color": "gray", "dash": "dot", "width": 1}, "mode": "lines", "showlegend": false, "type": "scatter3d", "x": [-0.02553, -0.02464], "y": [0.5856, 0.5923], "z": [-0.5695, -0.5623]}, {"line": {"color": "gray", "dash": "dot", "width": 1}, "mode": "lines", "showlegend": false, "type": "scatter3d", "x": [0.01307, 0.01053], "y": [0.7205, 0.727], "z": [-0.4019, -0.4006]}, {"line": {"color": "gray", "dash": "dot", "width": 1}, "mode": "lines", "showlegend": false, "type": "scatter3d", "x": [-0.1639, -0.1658], "y": [0.7066, 0.7114], "z": [-0.2371, -0.2288]}, {"line": {"color": "gray", "dash": "dot", "width": 1}, "mode": "lines", "showlegend": false, "type": "scatter3d", "x": [-0.3408, -0.3361], "y": [0.5658, 0.5748], "z": [-0.1933, -0.1926]}, {"line": {"color": "gray", "dash": "dot", "width": 1}, "mode": "lines", "showlegend": false, "type": "scatter3d", "x": [-0.2088, -0.2143], "y": [0.6501, 0.6616], "z": [-0.04345, -0.05963]}, {"line": {"color": "gray", "dash": "dot", "width": 1}, "mode": "lines", "showlegend": false, "type": "scatter3d", "x": [0.2859, 0.2928], "y": [0.71, 0.7154], "z": [-0.2936, -0.2899]}, {"line": {"color": "gray", "dash": "dot", "width": 1}, "mode": "lines", "showlegend": false, "type": "scatter3d", "x": [-0.1956, -0.1978], "y": [0.648, 0.6529], "z": [-0.3702, -0.3737]}, {"line": {"color": "gray", "dash": "dot", "width": 1}, "mode": "lines", "showlegend": false, "type": "scatter3d", "x": [0.1819, 0.1555], "y": [0.579, 0.561], "z": [-0.5715, -0.5942]}, {"line": {"color": "gray", "dash": "dot", "width": 1}, "mode": "lines", "showlegend": false, "type": "scatter3d", "x": [-0.2585, -0.262], "y": [0.5373, 0.544], "z": [-0.4321, -0.4323]}, {"marker": {"color": {"elided": "150 float values"}, "colorbar": {"len": 0.75, "thickness": 15, "title": {"text": "Prediction Error<br>(distance in meters)"}}, "colorscale": [[0, "#440154"], [0.1111, "#482878"], [0.2222, "#3e4989"], [0.3333, "#31688e"], [0.4444, "#26828e"], [0.5556, "#1f9e89"], [0.6667, "#35b779"], [0.7778, "#6ece58"], [0.8889, "#b5de2b"], [1, "#fde725"]], "showscale": true, "size": 5}, "mode": "markers", "name": "Predicted positions", "type": "scatter3d", "x": {"elided": "150 float values"}, "y": {"elided": "150 float values"}, "z": {"elided": "150 float values"}}], "layout": {"legend": {"bgcolor": "rgba(255,255,255,0.8)", "itemsizing": "constant", "x": 0, "xanchor": "left", "y": 1, "yanchor": "top"}, "margin": {"b": 0, "l": 0, "r": 0, "t": 40}, "scene": {"xaxis": {"title": {"text": "X Coordinate"}}, "yaxis": {"title": {"text": "Z Coordinate"}}, "zaxis": {"title": {"text": "Y Coordinate"}}}, "title": {"text": "3D Scatter Plot of Predicted vs True Positions (Errors Highlighted) - 50 Movements"}}}
